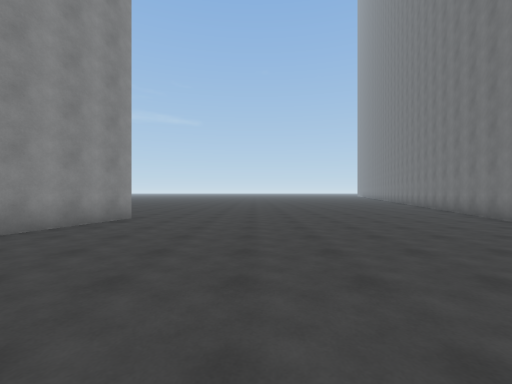
View 1 (above)

16 first-person views from a walk through a scene from a Unity 3-D project. The camera is 1.4 m above the floor, looks level and sees 90° across. The floor is counted in squares, 2 m on a side. Each view is taken from the middle of a square. On the plan, view 1 faces up. The plan holds only what a view shows up to about 9 squares ahead; the rest is blank. The place goes on beyond the plan. The player is left out.

View 2
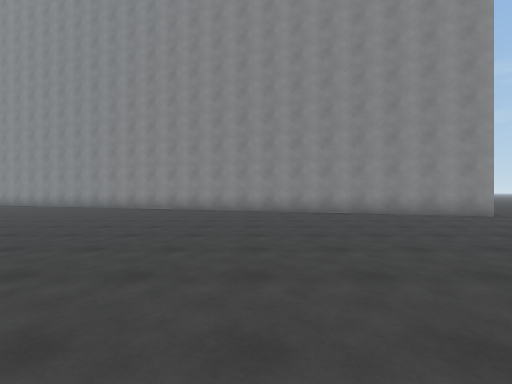

View 3
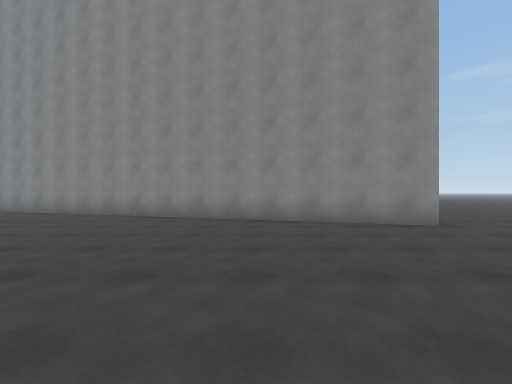

View 4
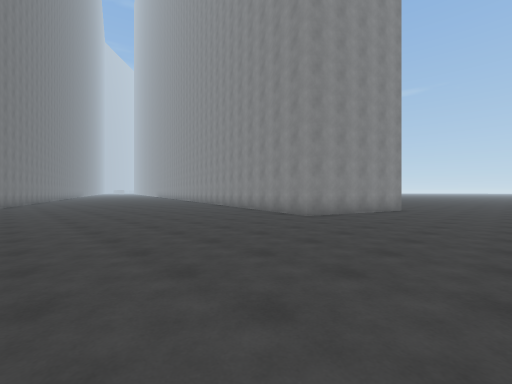

View 5
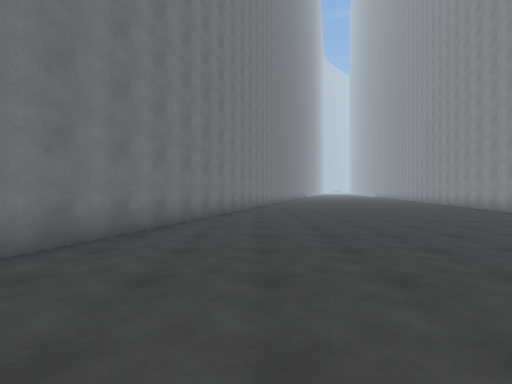

View 6
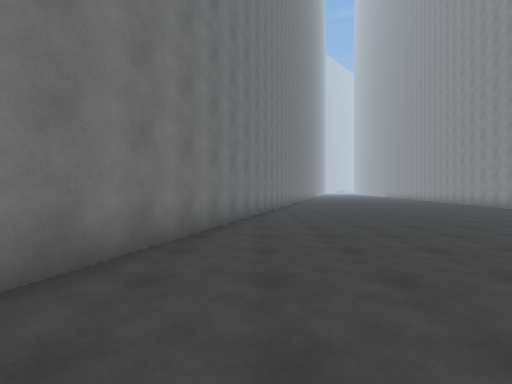

View 7
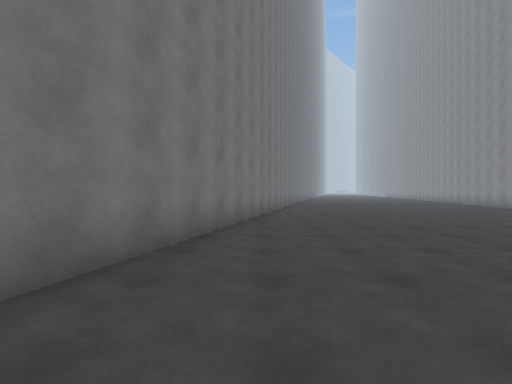

View 8
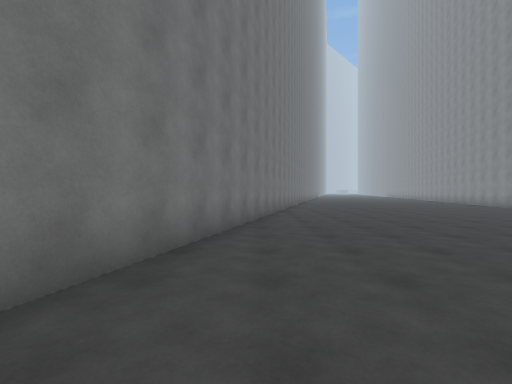

View 9
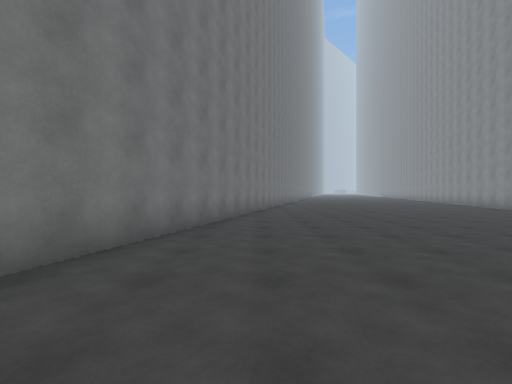

View 10
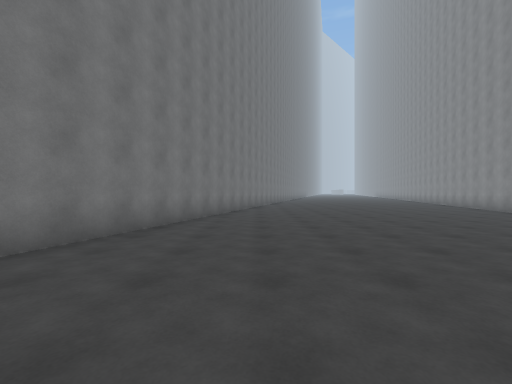

View 11
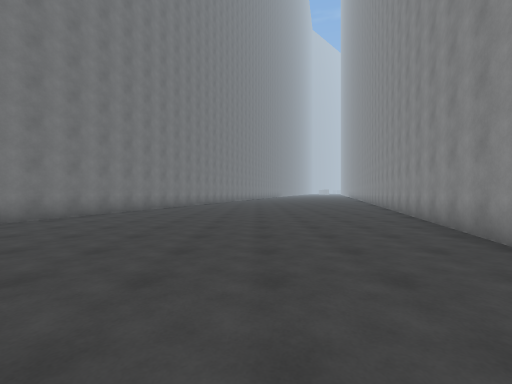

View 12
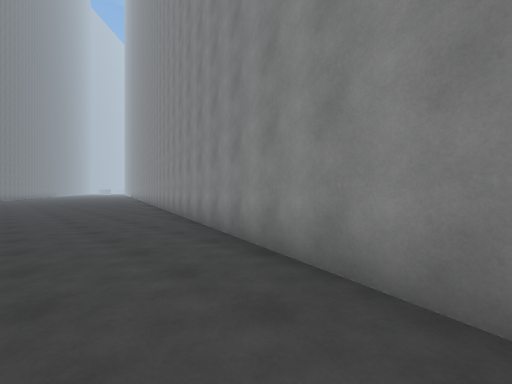

View 13
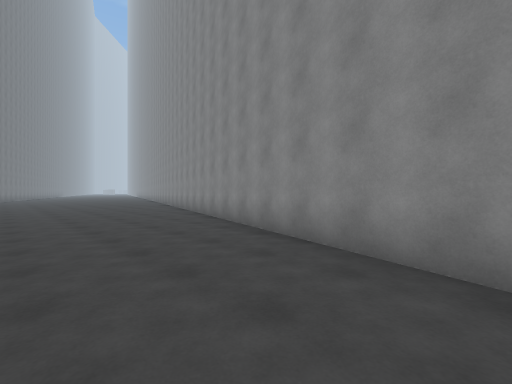

View 14
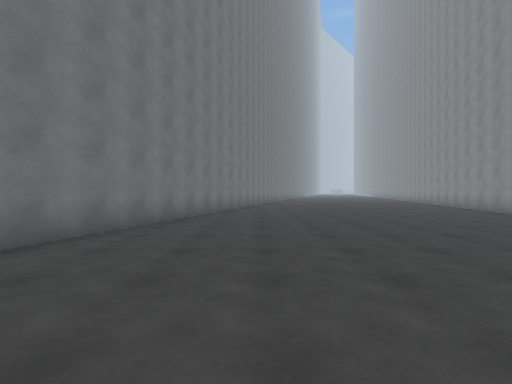

View 15
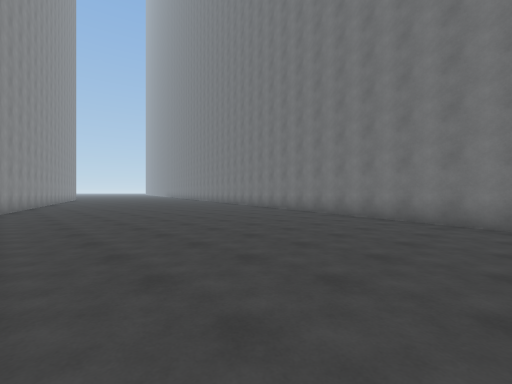

View 16
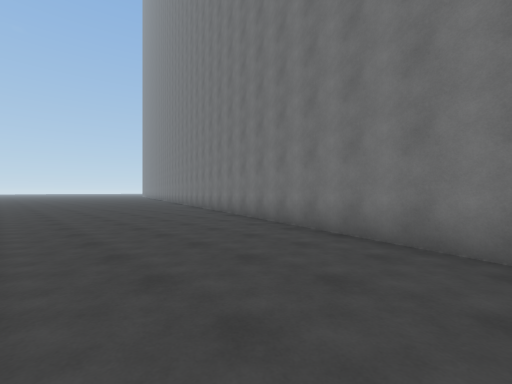

### Floor plan
Points are (right, up) in squares from view 1. A wall is a line through its corners. A room is listed if a view was taken in it or the views show most of it. See-through windows are left out.
Room 1 (views 1, 2, 3, 4, 5, 6, 7, 8, 9, 10, 11, 12, 13, 14, 15, 16)
walls: (-6.5, 7.7) (-3.3, 6.8) (-11.3, -20); (-1.7, -20) (7.5, 11.1)
ways out: opening at (-5.3, 10)

Positions as (right, up) in squares from view 1, and headings:
1: (0, 0), facing up
2: (4, 0), facing left
3: (2, 3), facing left
4: (3, 11), facing down-left
5: (4, 11), facing down
6: (4, 7), facing down
7: (3, 3), facing down
8: (2, -1), facing down
9: (0, -5), facing down
10: (-2, -9), facing down
11: (-6, -10), facing down
12: (-6, -8), facing down-left
13: (-4, -4), facing down-left
14: (-3, -11), facing down
15: (-8, -20), facing up-right
16: (2, 4), facing up-right
